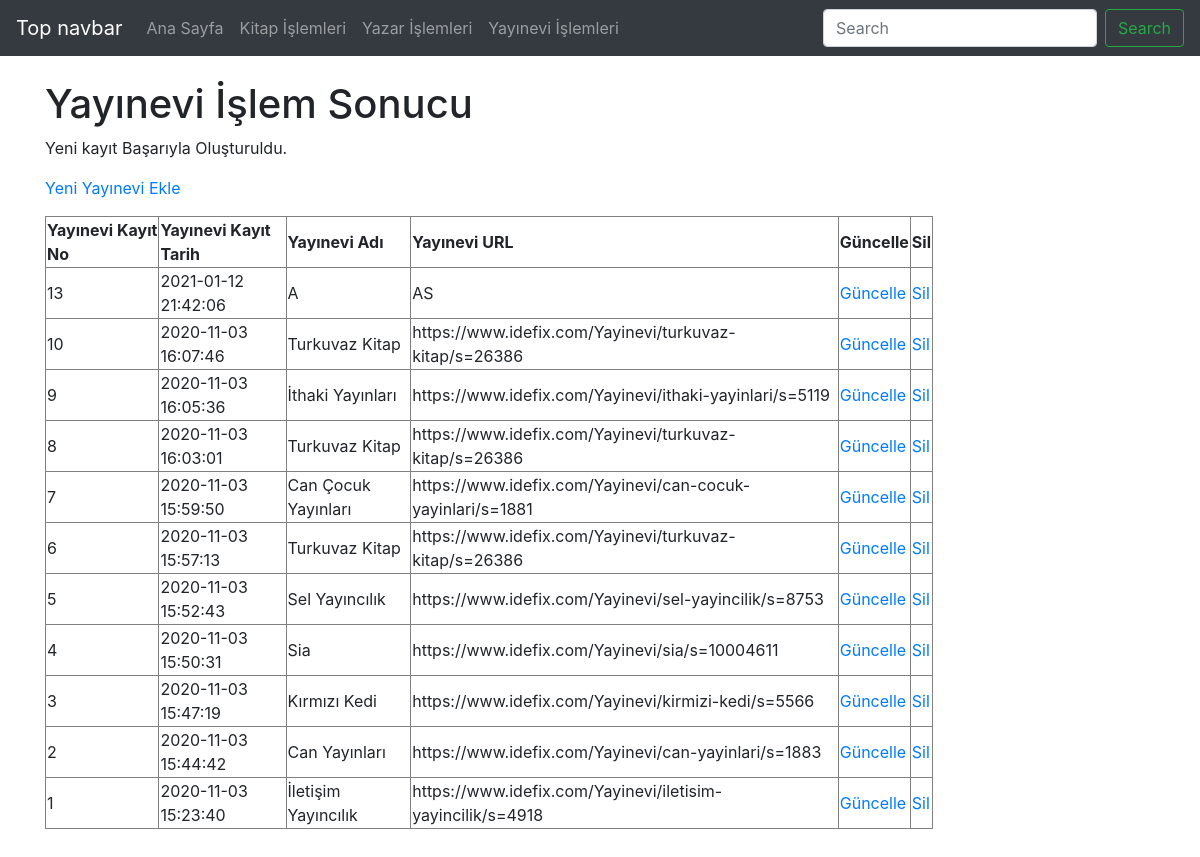
Screenshot of /yayinevi_eklendi.php with the database file from the repository.
### yayinevi_eklendi.php (the view, shortened to what this page needs)
<?php
    require_once("baglanti.php");
    $yayineviAdi = mysqli_real_escape_string($baglanti, $_POST['yayineviAdi']);
    $yayineviURL = mysqli_real_escape_string($baglanti, $_POST['yayineviURL']);
    $sorgu = "INSERT INTO yayınevi (yayineviAdi, yayineviURL)
            VALUES ('$yayineviAdi', '$yayineviURL' )";
    if (mysqli_query($baglanti, $sorgu)) {
        $islemSonuc = "Yeni kayıt Başarıyla Oluşturuldu.";
    } else {
        $islemSonuc = "Hata: " . $sorgu . "<br>" . mysqli_error($baglanti);
    }
    $sorgu = mysqli_query($baglanti, "SELECT * FROM yayınevi ORDER BY yayineviKayitNo DESC");
?>
<!DOCTYPE html>
<html lang="tr"><head><meta http-equiv="Content-Type" content="text/html; charset=UTF-8">
<link href="bootstrap.min.css" rel="stylesheet">
    <link href="./katalog_files/navbar-top.css" rel="stylesheet">
  </head>
  <body>
    <nav class="navbar navbar-expand-md navbar-dark bg-dark mb-4">
  <a class="navbar-brand" href="https://getbootstrap.com/docs/4.4/examples/navbar-static/#">Top navbar</a>
  <div class="collapse navbar-collapse" id="navbarCollapse">
    <ul class="navbar-nav mr-auto">
      <li class="nav-item">
        <a class="nav-link" href="index.php">Ana Sayfa </a>
      </li>
      <li class="nav-item">
        <a class="nav-link" href="kitap.php">Kitap İşlemleri</a>
      </li>
      <li class="nav-item">
        <a class="nav-link" href="yazar.php">Yazar İşlemleri</a>
      </li>
      <li class="nav-item">
        <a class="nav-link" href="yayinevi.php">Yayınevi İşlemleri</a>
      </li>
    </ul>
    <form class="form-inline mt-2 mt-md-0">
      <input class="form-control mr-sm-2" type="text" placeholder="Search" aria-label="Search">
      <button class="btn btn-outline-success my-2 my-sm-0" type="submit">Search</button>
    </form>
  </div>
</nav>
<main role="main" class="container">
<h1>Yayınevi İşlem Sonucu</h1>
<p><?php echo $islemSonuc; ?></p>
<p><a href="yayinevi_ekle.php">Yeni Yayınevi Ekle</a></p>
<?php
echo("<table border=1 width=80%>");
    echo("<tr>");
    echo("<td><b>Yayınevi Kayıt No </b></td>");
    echo("<td><b>Yayınevi Kayıt Tarih</b></td>");
    echo("<td><b>Yayınevi Adı</b></td>");
    echo("<td><b>Yayınevi URL</b></td>");
    echo("<td><b>Güncelle</b></td>");
    echo("<td><b>Sil</b></td>");
    echo("</tr>");
while($satir = mysqli_fetch_assoc($sorgu)){
    echo("<tr>");
    echo("<td>".$satir["yayineviKayitNo"]."</td>");
    echo("<td>".$satir["yayineviKayitTarih"]."</td>");
    echo("<td>".$satir["yayineviAdi"]."</td>");
    echo("<td>".$satir["yayineviURL"]."</td>");
    echo("<td><a href='yayineviguncellenecek.php?yayineviKayitNo=".$satir["yayineviKayitNo"]."'>Güncelle</a></td>");
    echo("<td><a href='yayinevisil.php?yayineviKayitNo=".$satir["yayineviKayitNo"]."'>Sil</a></td>");
    echo("</tr>");
            }
echo("</table>");
?>
</main>
</body></html>

### navbar-top.css (style rules this page uses)
body { min-height: 75rem; }

### rows the page displays
yayınevi: yayineviKayitNo "13", yayineviKayitTarih "2021-01-12 21:42:06", yayineviAdi "A", yayineviURL "AS"
yayınevi: yayineviKayitNo "10", yayineviKayitTarih "2020-11-03 16:07:46", yayineviAdi "Turkuvaz Kitap", yayineviURL "https://www.idefix.com/Yayinevi/turkuvaz-kitap/s=26386"
yayınevi: yayineviKayitNo "9", yayineviKayitTarih "2020-11-03 16:05:36", yayineviAdi "İthaki Yayınları", yayineviURL "https://www.idefix.com/Yayinevi/ithaki-yayinlari/s=5119"
yayınevi: yayineviKayitNo "8", yayineviKayitTarih "2020-11-03 16:03:01", yayineviAdi "Turkuvaz Kitap", yayineviURL "https://www.idefix.com/Yayinevi/turkuvaz-kitap/s=26386"
yayınevi: yayineviKayitNo "7", yayineviKayitTarih "2020-11-03 15:59:50", yayineviAdi "Can Çocuk Yayınları", yayineviURL "https://www.idefix.com/Yayinevi/can-cocuk-yayinlari/s=1881"
yayınevi: yayineviKayitNo "6", yayineviKayitTarih "2020-11-03 15:57:13", yayineviAdi "Turkuvaz Kitap", yayineviURL "https://www.idefix.com/Yayinevi/turkuvaz-kitap/s=26386"
yayınevi: yayineviKayitNo "5", yayineviKayitTarih "2020-11-03 15:52:43", yayineviAdi "Sel Yayıncılık", yayineviURL "https://www.idefix.com/Yayinevi/sel-yayincilik/s=8753"
yayınevi: yayineviKayitNo "4", yayineviKayitTarih "2020-11-03 15:50:31", yayineviAdi "Sia", yayineviURL "https://www.idefix.com/Yayinevi/sia/s=10004611"
yayınevi: yayineviKayitNo "3", yayineviKayitTarih "2020-11-03 15:47:19", yayineviAdi "Kırmızı Kedi", yayineviURL "https://www.idefix.com/Yayinevi/kirmizi-kedi/s=5566"
yayınevi: yayineviKayitNo "2", yayineviKayitTarih "2020-11-03 15:44:42", yayineviAdi "Can Yayınları", yayineviURL "https://www.idefix.com/Yayinevi/can-yayinlari/s=1883"
yayınevi: yayineviKayitNo "1", yayineviKayitTarih "2020-11-03 15:23:40", yayineviAdi "İletişim Yayıncılık", yayineviURL "https://www.idefix.com/Yayinevi/iletisim-yayincilik/s=4918"

### other values shown
$islemSonuc "Yeni kayıt Başarıyla Oluşturuldu."
